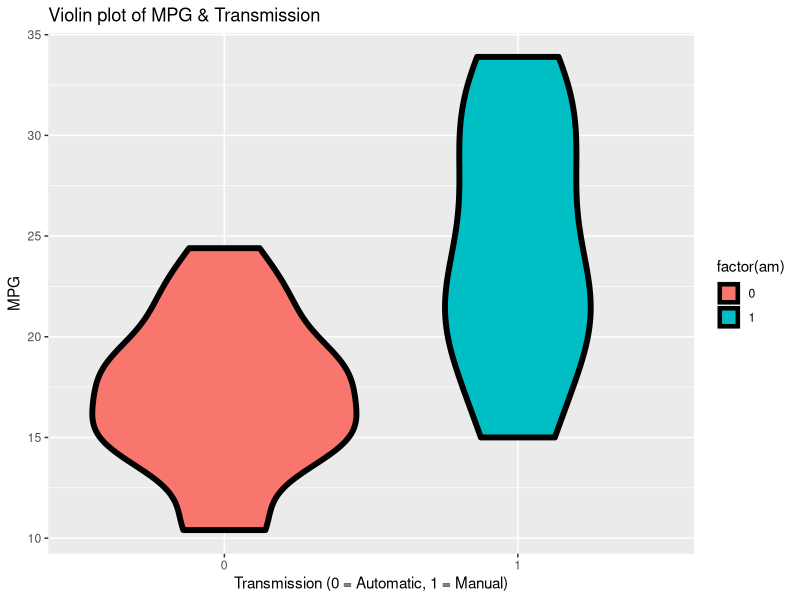
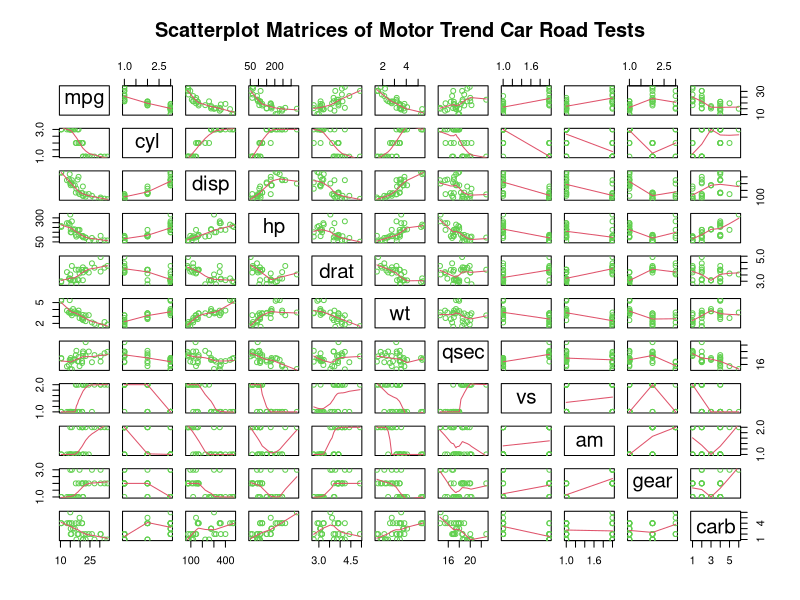

The R script that drew these images, in order: (Note: this script raises an error after producing the figures.)
## ---- chunk 1
data(mtcars)  #load data
head(mtcars,3)
## ---- chunk 2
# change some parameter class from numeric to factor for regression analysis
mtcars$cyl <- as.factor(mtcars$cyl);    mtcars$vs <- as.factor(mtcars$vs)
mtcars$am <- as.factor(mtcars$am);      mtcars$gear <- as.factor(mtcars$gear)
mtcars$carb <- as.factor(mtcars$carb)
## ---- chunk 3
t.test(mpg ~ am, data=mtcars)$p.value;t.test(mpg ~ am, data=mtcars)$estimate; #results=hide
## ---- chunk 4
singleModel <- lm(mpg ~ am, data=mtcars)
summary(singleModel)$coefficients;summary(singleModel)$adj.r.squared #results=hide
## ---- chunk 5
FullModel <- lm(mpg ~ ., data=mtcars)
summary(FullModel)$coefficients;summary(FullModel)$adj.r.squared  #results=hide
## ---- chunk 6
stepModel <- step(FullModel,trace=0)           
summary(stepModel)$call;summary(stepModel)$coefficients;summary(stepModel)$adj.r.squared

## ---- chunk 7
library(ggplot2)
g <- ggplot(mtcars, aes(x = factor(am), y = mpg, fill = factor(am)))
g <- g + geom_violin(col = "black", size = 2)
g <- g + labs(title="Violin plot of MPG & Transmission", x = "Transmission (0 = Automatic, 1 = Manual)",y="MPG")
g
## ---- chunk 8
pairs(mtcars,panel = panel.smooth,col = 3 
      ,main="Scatterplot Matrices of Motor Trend Car Road Tests")
## ---- chunk 9
par(mfrow=c(2,2))
plot(amIntWtModel)
